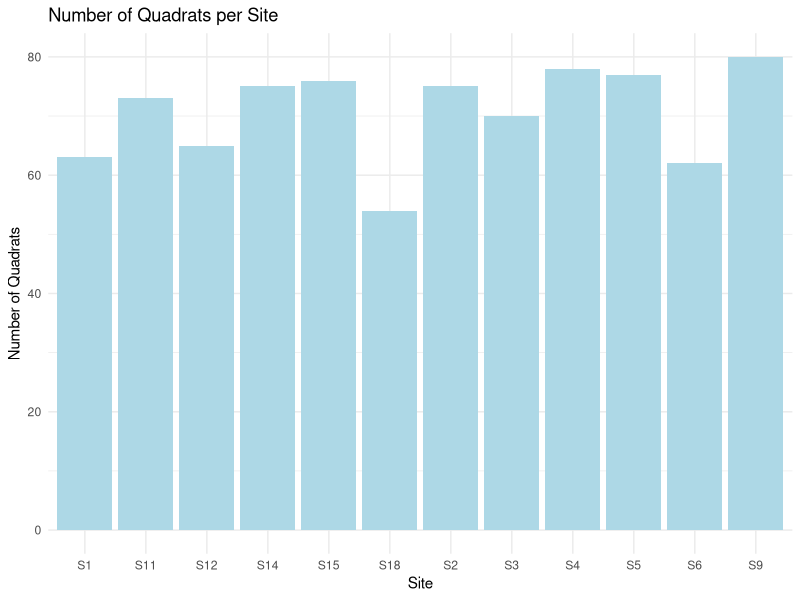
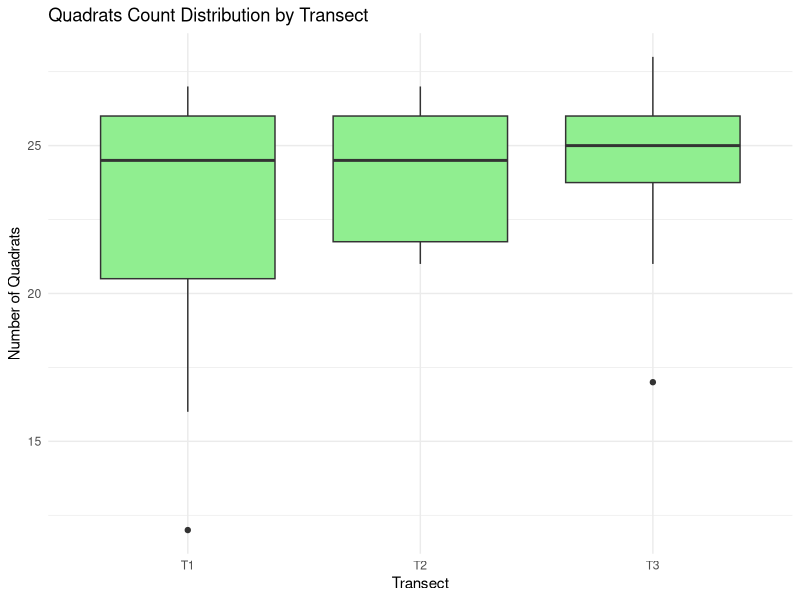
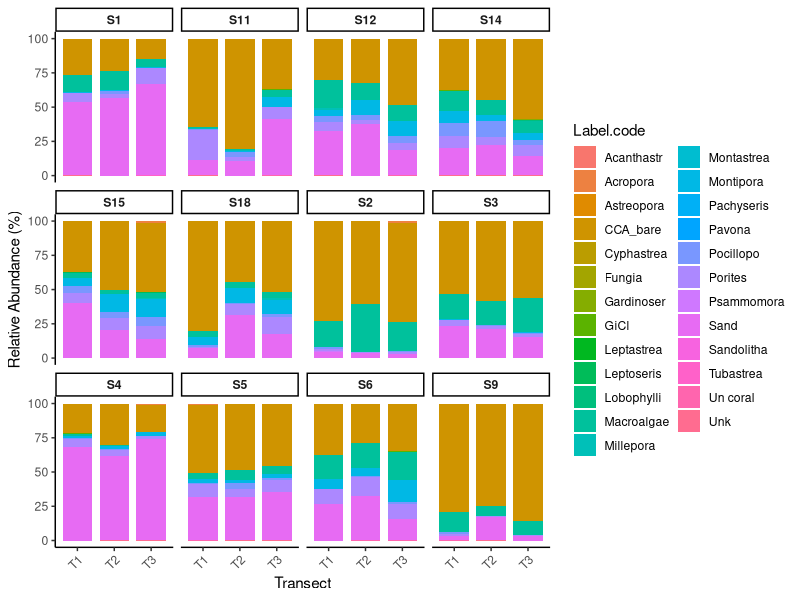
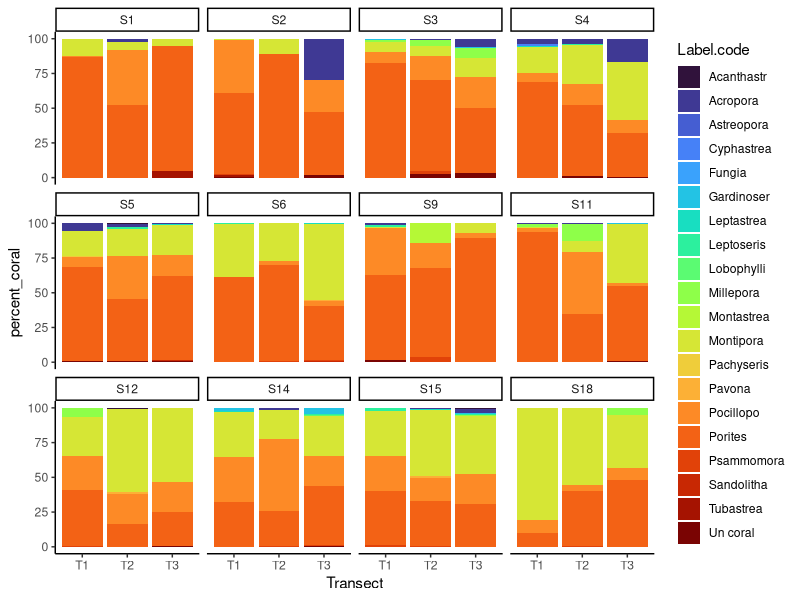
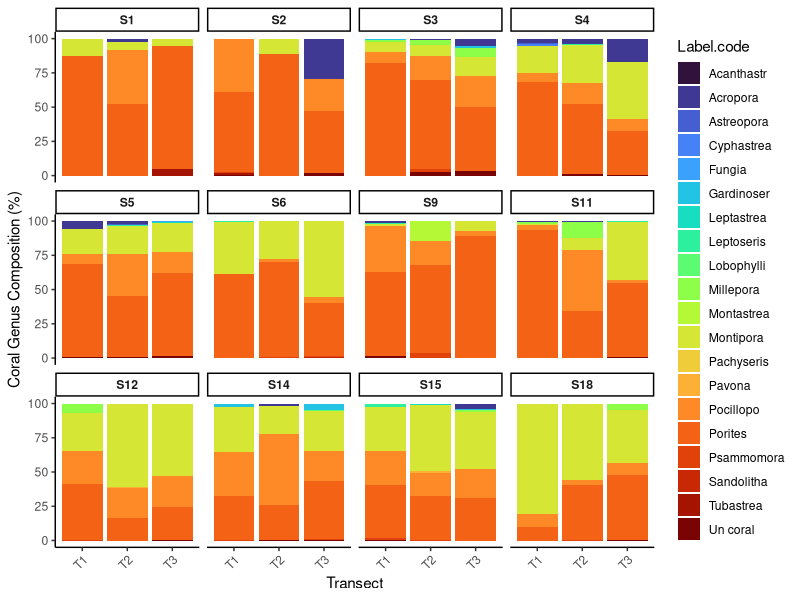
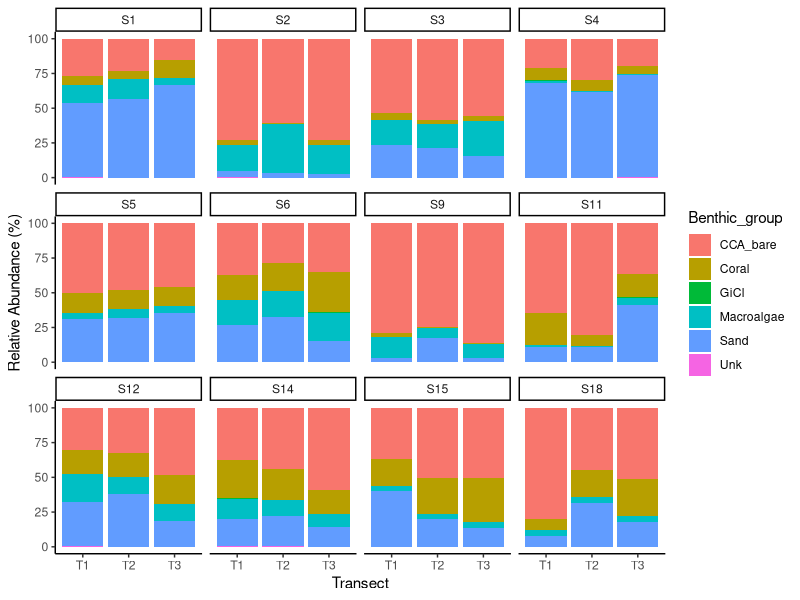
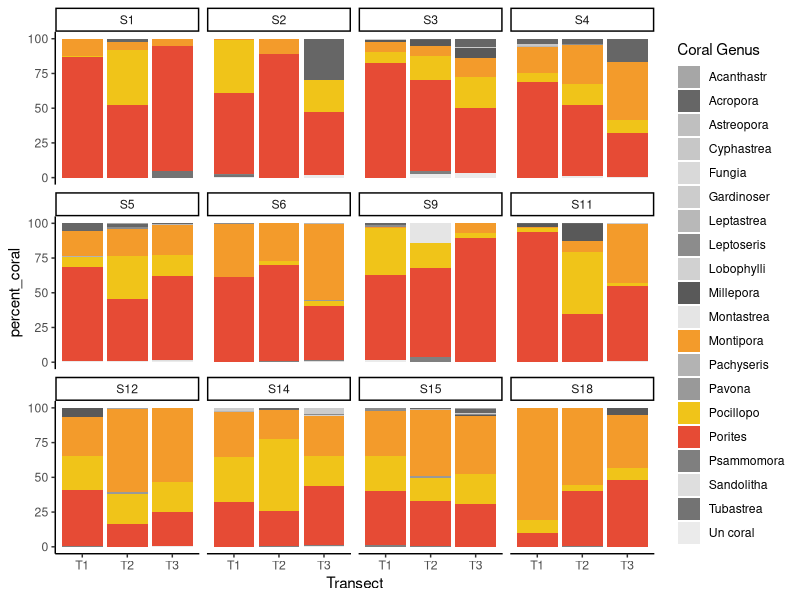
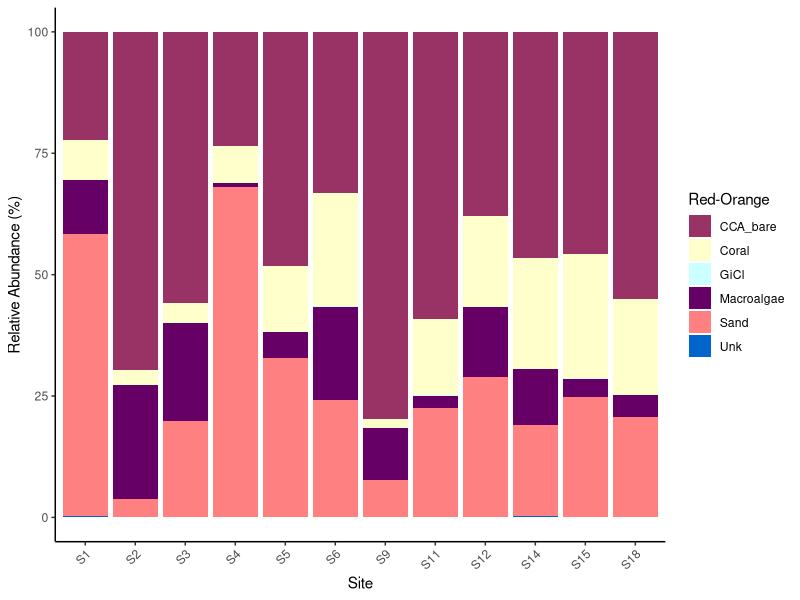

R code for these plots, in order:
## ---- chunk 1
#package 
library(ggplot2)
library(tidyverse)
library(stringr)
library(tidyr)
library(scales)
library(colorspace)
library(ggplot2)
library(ggthemes)
library(vegan)
## ---- chunk 2
#import data 
data <- read.csv("Data/20260226_Quadrat_Benthos_RA.csv")

## ---- chunk 3
#exract  transect name, site 
data_clean <- data %>%
  mutate(
    Site = str_extract(Name, "S\\d+"),
    Transect = str_extract(Name, "T\\d+")
  )

## ---- chunk 4
#counting the number of quadrat gir each site and transect
quadrat_count <- data_clean %>%
  distinct(Name, Site, Transect) %>%   
  group_by(Site, Transect) %>%
  summarise(n_quadrats = n(), .groups = "drop")
## ---- chunk 5
#filter the quadrat from the wrong transect in our case, T4, T5 and T6
data_clean2 <- data_clean %>%
  filter(!(
    (Site == "S1" & Transect == "T6") |
    (Site == "S2" & Transect == "T4") |
    (Site == "S4" & Transect == "T4") |
    (Site == "S5" & Transect == "T4") |
    (Site == "S5" & Transect == "T6") |
    (is.na(Site) & Transect == "T2")
  ))

## ---- chunk 6
#check on quadrats count after modification 
quadrat_count2 <- data_clean2 %>%
  distinct(Name, Site, Transect) %>%   
  group_by(Site, Transect) %>%
  summarise(n_quadrats = n(), .groups = "drop")

## ---- chunk 7
#check the average of qudrats per site 
quadrat_per_site <- data_clean2 %>%
  distinct(Name, Site) %>%   
  group_by(Site) %>%
  summarise(n_quadrats = n(), .groups = "drop")

## ---- chunk 8
#average across sites 
mean_quadrats <- mean(quadrat_per_site$n_quadrats)
min_quadrats <- min(quadrat_per_site$n_quadrats)
max_quadrats <- max(quadrat_per_site$n_quadrats)

mean_quadrats
min_quadrats
max_quadrats
## ---- chunk 9
#check the sanity of data
# Check for NA values
na_counts <- colSums(is.na(data_clean2))
na_counts

# Bar plot of quadrats per site
ggplot(quadrat_per_site, aes(x = Site, y = n_quadrats)) +
  geom_bar(stat = "identity", fill = "lightblue") +
  theme_minimal() +
  labs(title = "Number of Quadrats per Site", x = "Site", y = "Number of Quadrats")

# Boxplot of quadrats per transect
quadrat_count2 %>%
  ggplot(aes(x = Transect, y = n_quadrats)) +
  geom_boxplot(fill = "lightgreen") +
  theme_minimal() +
  labs(title = "Quadrats Count Distribution by Transect", x = "Transect", y = "Number of Quadrats")

# Check structure of cleaned data
str(data_clean2)

# Check for duplicate entries
duplicates <- data_clean2[duplicated(data_clean2), ]
n_duplicates <- nrow(duplicates)
n_duplicates

# Check for negative counts (if applicable)
negative_counts <- data_clean2[data_clean2$n_quadrats < 0, ]
n_negative_counts <- nrow(negative_counts)
n_negative_counts
## ---- chunk 10
#Remove the over replication into the dataset
#find where the replicate is 
#duplicated(data_clean2$Name)

#see what quadrats is duplicate 
#data_clean2$Name[duplicated(data_clean2$Name)]

#count how many time each quadrats appear 
#table(data_clean2$Name)

#show only the quadrats who appear more than once 
#table(data_clean2$Name)[table(data_clean2$Name) > 1]

#df_problem <- data_clean2[data_clean2$Name == "Problem_Quadrat_Name", ]
#nrow(unique(df_problem))

#list the how many quadrats and witch one are into eac site 
#data_clean2 %>%
#  distinct(Site, Name) %>%
#  arrange(Site, Name)

#remove the quadrats I don't want into the dataset
#create vector 
#problem_quadrats <- c("Q06_S11_T3_2",OK
 #                     "Q30_S11_T3_2",ok
  #                    "Q22_S12_T1_2",ok
   #                   "Q26_S14_T2_3",ok
    #                  "Q18_S18_T3_2",nope
     #                 "Q10_S18_T2_2",ok
      #                "Q16_S18_T2_2",ok
       #               "Q22_S18_T1_2",ok
        #              "Q18_S2_T2_2",ok
         #             "Q00_S6_T3_2",ok
          #            "Q14_S9_T1_2",ok
           #           "Q16_S9_T2_2",ok
            #          "Q50_S9_T2_2",
                        #"Q06_S18_T3_2")ok

#remove them from the dataset
#data_clean3 <- data_clean2[!(data_clean2$Name %in% problem_quadrats), ]

#check if it worked 
#data_clean3 %>%
#  filter(Name %in% problem_quadrats)

#sanity check for the 100 points 
#data_clean3 %>%
#  group_by(Name) %>%
#  summarise(n_points = n(), .groups = "drop") %>%
#  filter(n_points != 100)

#Count hoName#Count how many rows per quadrat (to detect the 200 ones)
#data_clean2 %>%
#  group_by(Site, Name) %>%
#  summarise(n_points = n(), .groups = "drop") %>%
#  arrange(Site, Name)


## ---- chunk 11
#calculating the percent cover 
cover_quadrat <- data_clean2 %>%
  group_by(Name, Label.code) %>%
  summarise(n = n(), .groups = "drop") %>%
  group_by(Name) %>%
  mutate(percent_cover = n / sum(n) * 100)

#add back site and transect
cover_quadrat <- cover_quadrat %>%
  left_join(
    data_clean2 %>%
      distinct(Name, Site, Transect),
    by = "Name"
  )

#check to see if each transect is at 100%
cover_quadrat %>%
  group_by(Name) %>%
  summarise(total = sum(percent_cover)) %>%
  summary()

## ---- chunk 12
------------
  
#checking for missing categorie 
table(data_clean2$Label.code, useNA = "ifany")

#check for missing point 
data_clean2 %>%
  group_by(Site, Transect) %>%
  summarise(total_points = n())

#put everything at 100%
cover_transect2 <- data_clean2 %>%
  group_by(Site, Transect, Label.code) %>%
  summarise(n_points = n(), .groups = "drop") %>%
  group_by(Site, Transect) %>%
  mutate(percent_cover = n_points / sum(n_points) * 100) %>%
  ungroup()

#plot the graph with the 100% cver with all categorie inside 
ggplot(cover_transect2,
       aes(x = Transect,
           y = percent_cover,
           fill = Label.code)) +
  geom_bar(stat = "identity", width = 0.8) +
  facet_wrap(~ Site) +
  ylab("Relative Abundance (%)") +
  xlab("Transect") +
  theme_classic() +
  theme(
    strip.text = element_text(face = "bold"),
    axis.text.x = element_text(angle = 45, hjust = 1)
  )

#add all the coral genus in one categorie call "coral"
unique(data_clean2$Label.code)

#adding a column for Coral
coral_genera <- c("Porites", "Montipora", "Tubastrea",
                  "Pocillopo", "Psammomora", "Acropora","Millepora", "Leptoseris", "Pavona","Acanthastr", "Pachyseris", "Leptastrea", "Astreopora", "Cyphastrea", "Gardinoser", "Lobophylli", "Fungia", "Sandolitha", "Montastrea", "Un coral" )  

data_clean2 <- data_clean2 %>%
  mutate(
    Benthic_group = ifelse(Label.code %in% coral_genera,
                           "Coral",
                           Label.code)
  )

#recalculating the percent cover 
cover_transect_coral <- data_clean2 %>%
  group_by(Site, Transect, Benthic_group) %>%
  summarise(n_points = n(), .groups = "drop") %>%
  group_by(Site, Transect) %>%
  mutate(percent_cover = n_points / sum(n_points) * 100) %>%
  ungroup()

#organize the site for the graph 
cover_transect_coral <- cover_transect_coral %>%
  mutate(Site = factor(Site, levels = c("S1", "S2", "S3", "S4", "S5", "S6", "S9", "S11", "S12", "S14", "S15", "S18")))  

#plot for the main categorie 
main_categ_cover_plot <- ggplot(cover_transect_coral,
       aes(x = Transect,
           y = percent_cover,
           fill = Benthic_group)) +
  geom_bar(stat = "identity") +
  facet_wrap(~ Site) +
  ylab("Relative Abundance (%)") +
  xlab("Transect") +
  theme_classic()

#save the figure as jpg 
ggsave(filename = "Output/main_categ_cover_transect_plot.png",  # path to your folder
       plot = main_categ_cover_plot,
       width = 12,      # width in inches
       height = 6,      # height in inches
       dpi = 300)       # resolution


#same process but this time we just plot the coral genus relative abundance inside the transect 
#keep only the coral point
coral_only <- data_clean2 %>%
  filter(Label.code %in% coral_genera)

#calculate the genus composition for each transect
coral_transect_comp <- coral_only %>%
  group_by(Site, Transect, Label.code) %>%
  summarise(n_points = n(), .groups = "drop") %>%
  group_by(Site, Transect) %>%
  mutate(percent_coral = n_points / sum(n_points) * 100) %>%
  ungroup()

#verification
coral_transect_comp %>%
  group_by(Site, Transect) %>%
  summarise(total = sum(percent_coral))

#make the plot with the site order 
coral_transect_comp <- coral_transect_comp %>%
  mutate(
    Site_num = as.numeric(str_extract(Site, "\\d+"))
  ) %>%
  arrange(Site_num) %>%
  mutate(
    Site = factor(Site, levels = unique(Site))
  )

ggplot(coral_transect_comp,
       aes(x = Transect,
           y = percent_coral,
           fill = Label.code)) +
  geom_bar(stat = "identity") +
  facet_wrap(~ Site) +
  scale_fill_viridis_d(option = "turbo") +
  theme_classic()

#manual way 

highlight_colors <- c(
 "Porites"     = "#E64B35",   # coral red
 "Montipora"   = "#F39B2B",   # warm orange
 "Pocillopo"   = "#F0C419",   # golden yellow

 # Other corals — muted cool tones / greys
 "Acropora"    = "grey40",
 "Psammomora"  = "grey50",
 "Leptoseris"  = "grey55",
 "Pavona"      = "grey60",
 "Acanthastr"  = "grey65",
 "Pachyseris"  = "grey70",
 "Leptastrea"  = "grey72",
 "Astreopora"  = "grey75",
 "Cyphastrea"  = "grey78",
 "Gardinoser"  = "grey80",
 "Lobophylli"  = "grey82",
 "Fungia"      = "grey85",
 "Sandolitha"  = "grey87",
 "Montastrea"  = "grey90",
 "Tubastrea"   = "grey45",
 "Millepora"   = "grey35",
 "Un coral"    = "grey92"
)

coral_cover_transect_plot <- ggplot(coral_transect_comp,
      aes(x = Transect,
          y = percent_coral,
          fill = Label.code)) +
 geom_bar(stat = "identity") +
 facet_wrap(~ Site) +
 scale_fill_manual(values = highlight_colors) +
 theme_classic() +
 labs(fill = "Coral Genus")

#save the plot 
ggsave(filename = "Output/coral_cover_transect_plot.png",  # path to your folder
       plot = coral_cover_transect_plot,
       width = 12,      # width in inches
       height = 6,      # height in inches
       dpi = 300)       # resolution

#plot genus composition for each transect of each site coral focus 
ggplot(coral_transect_comp,
       aes(x = Transect,
           y = percent_coral,
           fill = Label.code)) +
  geom_bar(stat = "identity") +
  facet_wrap(~ Site) +
  scale_fill_viridis_d(option = "turbo") +
  ylab("Coral Genus Composition (%)") +
  xlab("Transect") +
  theme_classic() +
  theme(
    strip.text = element_text(face = "bold"),
    axis.text.x = element_text(angle = 45, hjust = 1)
  )
## ---- chunk 13
#Recalculate percent cover per site
cover_site <- data_clean2 %>%
  group_by(Site, Benthic_group) %>%
  summarise(n_points = n(), .groups = "drop") %>%
  group_by(Site) %>%
  mutate(percent_cover = n_points / sum(n_points) * 100) %>%
  ungroup()

#keep the site order 
cover_site <- cover_site %>%
  mutate(Site = factor(Site, 
                       levels = c("S1", "S2", "S3", "S4", "S5", 
                                  "S6", "S9", "S11", "S12", 
                                  "S14", "S15", "S18")))

#Plot benthic cover per site
site_cover_plot <- ggplot(cover_site,
       aes(x = Site,
           y = percent_cover,
           fill = Benthic_group)) +
  geom_bar(stat = "identity") +
  ylab("Relative Abundance (%)") +
  xlab("Site") +
  scale_fill_excel("Red-Orange") +   
  theme_classic() +
  theme(axis.text.x = element_text(angle = 45, hjust = 1))

#save it 
ggsave(filename = "Output/site_cover__plot.png",
       plot = site_cover_plot,
       width = 10,
       height = 6,
       dpi = 300)


#plot the same way as the coral cover benthic with red orange and yellow for the abundante coral species 

## ---- chunk 14
#Coral genus composition per site (transects pooled)
coral_site_comp <- coral_only %>%
  group_by(Site, Label.code) %>%
  summarise(n_points = n(), .groups = "drop") %>%
  group_by(Site) %>%
  mutate(percent_coral = n_points / sum(n_points) * 100) %>%
  ungroup()

#keep the order
coral_site_comp <- coral_site_comp %>%
  mutate(Site = factor(Site, levels = levels(cover_site$Site)))

#Plot coral composition per site
coral_cover_site_plot <- ggplot(coral_site_comp,
      aes(x = Site,
          y = percent_coral,
          fill = Label.code)) +
 geom_bar(stat = "identity") +
 scale_fill_manual(values = highlight_colors) +
 theme_classic() +
 theme(axis.text.x = element_text(angle = 45, hjust = 1)) +
 labs(fill = "Coral Genus",
      y = "Relative Coral Abundance (%)")

#save it
ggsave(filename = "Output/coral_cover_site_plot.png",
       plot = coral_cover_site_plot,
       width = 10,
       height = 6,
       dpi = 300)

## ---- chunk 15
#Statistical Analysis: ANOVA for percent cover across sites
anova_results <- aov(percent_cover ~ Site, data = cover_transect2)
summary(anova_results)

#Post-hoc test if ANOVA is significant
posthoc_results <- TukeyHSD(anova_results)
posthoc_results

#Calculate Diversity Indices (Shannon-Wiener Index)
diversity_indices <- cover_transect2 %>%
  group_by(Site) %>%
  summarise(shannon_diversity = diversity(percent_cover, index = "shannon"))

#Heatmap of Benthic Groups
heatmap_data <- cover_transect2 %>%
  pivot_wider(names_from = Label.code, values_from = percent_cover, values_fill = 0)

## ---- chunk 16
